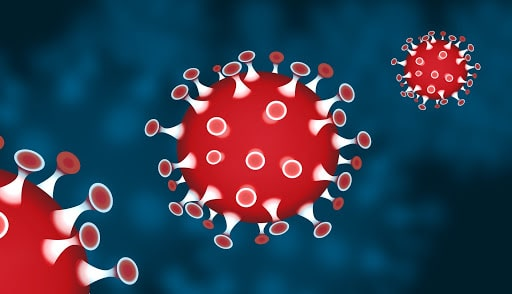
#> input picture covid.jpg, 512 x 294 px
$ jupyter execute --allow-errors clustering.ipynb   (shell and % lines are left out)
#> lines starting #> are read from the running program, lines starting #| are printed output that depends on the picture
# <font color=red> Compte rendu TP2 :Segmentation</font>
# Réalisé par:Sakly Amal(3DNIG1)

[cell 1]
import numpy as np
import cv2
from sklearn.cluster import KMeans
from sklearn.cluster import MiniBatchKMeans
import skimage.io

image = cv2.imread('covid.jpg')
#> image is the input picture: shape (294, 512, 3); mean B, G, R 83.1, 63, 53.5
(h1, w1) = image.shape[:2]
#> h1 = 294; w1 = 512

image = cv2.cvtColor(image, cv2.COLOR_BGR2LAB)
#> image: shape (294, 512, 3); mean of channels 0, 1, 2 76.6, 135.3, 120.4

image = image.reshape((image.shape[0] * image.shape[1], 3))

clt = KMeans(n_clusters = 3)

labels = clt.fit_predict(image)
quant = clt.cluster_centers_.astype("uint8")[labels]

#reshape the feature vectors to images
quant = quant.reshape((h1, w1, 3))
image = image.reshape((h1, w1, 3))

# convert from L*a*b* to RGB
quant = cv2.cvtColor(quant, cv2.COLOR_LAB2BGR)
image = cv2.cvtColor(image, cv2.COLOR_LAB2BGR)

cv2.imwrite('covid3.jpg', quant)
#> (the rest of this cell did not finish here and is left out)

#> (a cell that did not finish here is left out)

[cell 3]
import skimage.io
import matplotlib.pyplot as plt
img_path="covid.jpg"
img = skimage.io.imread(img_path)/255.0

def plotnoise(img, mode, r, c, i):
#> called with mode = 'gaussian', r = 4, c = 2, i = 1
    plt.subplot(r,c,i)
    if mode is not None:
        gimg = skimage.util.random_noise(img, mode=mode)
        plt.imshow(gimg)


    else:
        plt.imshow(img)
    plt.title(mode)
    plt.axis("off")

plt.figure(figsize=(18,24))
r=4
c=2
plotnoise(img, "gaussian", r,c,1)
plotnoise(img, "localvar", r,c,2)
plotnoise(img, "poisson", r,c,3)
plotnoise(img, "salt", r,c,4)
#> call 4 of plotnoise, with mode = 'salt', r = 4, c = 2, i = 4
#> in plotnoise (call 4), `gimg = skimage.util.random_noise(img, mode=mode)`:
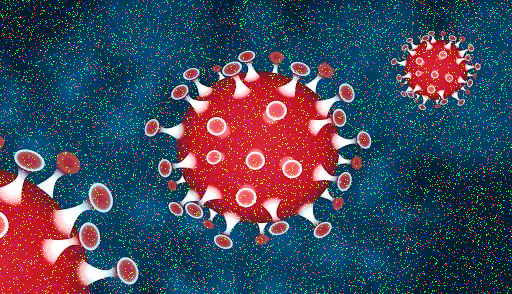
#> gimg: shape (294, 512, 3) float64; mean R, G, B 0.249, 0.285, 0.36
plotnoise(img, "pepper", r,c,5)
plotnoise(img, "s&p", r,c,6)
#> in plotnoise (call 6), `gimg = skimage.util.random_noise(img, mode=mode)`:
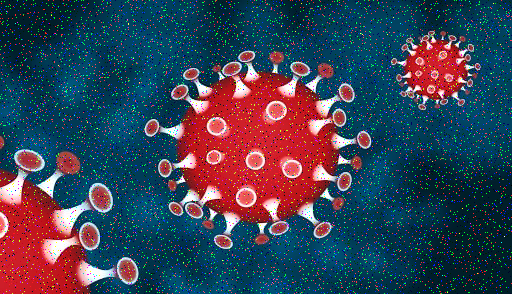
#> gimg: shape (294, 512, 3) float64; mean R, G, B 0.224, 0.259, 0.334
plotnoise(img, "speckle", r,c,7)
#> in plotnoise (call 7), `gimg = skimage.util.random_noise(img, mode=mode)`:
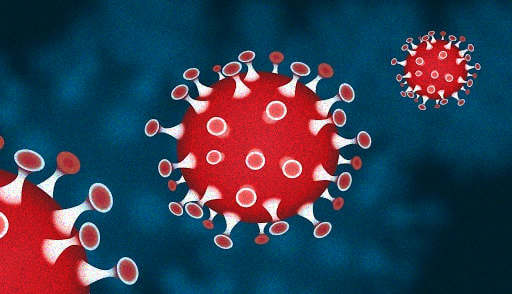
#> gimg: shape (294, 512, 3) float64; mean R, G, B 0.208, 0.246, 0.325
plotnoise(img, None, r,c,8)
plt.show()

[cell 4]
import numpy as np
import cv2
from matplotlib import pyplot as plt

img = cv2.imread('covid.jpg')
b,g,r = cv2.split(img)           # get b,g,r
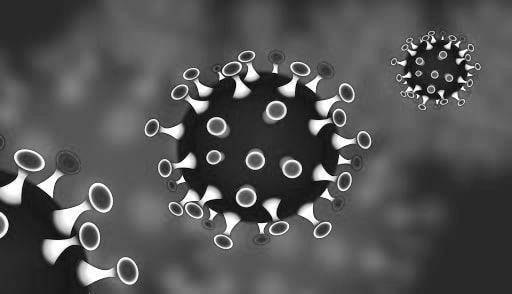
#> b: shape (294, 512); min 0, max 255, mean 83.1
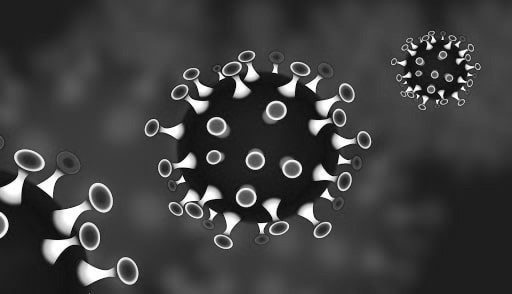
#> g: shape (294, 512); min 0, max 255, mean 63
rgb_img = cv2.merge([r,g,b])     # switch it to rgb

# Denoising
dst = cv2.fastNlMeansDenoisingColored(img,None,10,10,7,21)
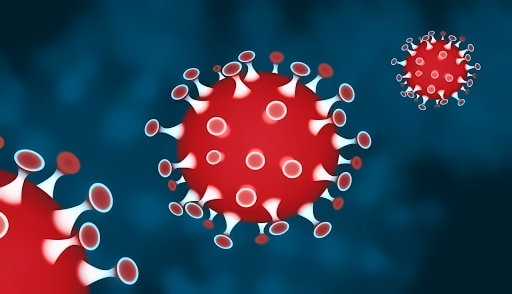
#> dst: shape (294, 512, 3); mean B, G, R 82.7, 62.4, 52.4

b,g,r = cv2.split(dst)           # get b,g,r
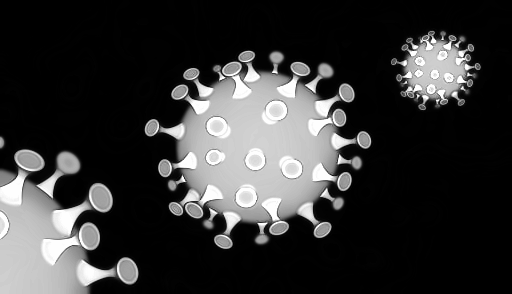
#> r: shape (294, 512); min 0, max 254, mean 52.4
rgb_dst = cv2.merge([r,g,b])     # switch it to rgb


plt.subplot(212),plt.imshow(rgb_dst)
plt.show()

[cell 5]
print("")

[cell 6]
print("")

[cell 7]
import skimage.io
import matplotlib.pyplot as plt
from ipywidgets import interact, interactive, fixed, interact_manual
import ipywidgets as widgets
img_path="covid.jpg"
img = skimage.io.imread(img_path)/255.0


def plotnoise(mode):
    img_path="covid.jpg"
    img = skimage.io.imread(img_path)/255.0
    #plt.subplot(r,c,i)
    if mode is not None:
        gimg = skimage.util.random_noise(img, mode=mode)
        plt.imshow(gimg)
    else:
        plt.imshow(img)
    plt.title(mode)
    plt.axis("off")


plt.figure(figsize=(18,24))
r=4
c=2
interact(plotnoise,mode=["Gaussian","Localvar","Poisson","Salt"]);
#> the sliders are set to mode = Gaussian
#> in plotnoise, `gimg = skimage.util.random_noise(img, mode=mode)`:
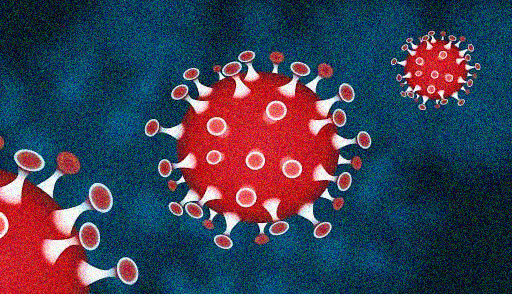
#> gimg: shape (294, 512, 3) float64; mean R, G, B 0.236, 0.248, 0.326
#> the sliders are set to k = 2


plt.show()

[cell 8]
def segm(k):
#> called with k = 2
    image = cv2.imread('covid.jpg')
    (h1, w1) = image.shape[:2]
#> h1 = 294; w1 = 512


    image = cv2.cvtColor(image, cv2.COLOR_BGR2LAB)


    image = image.reshape((image.shape[0] * image.shape[1], 3))


    clt = KMeans(n_clusters = k)


    labels = clt.fit_predict(image)
    quant = clt.cluster_centers_.astype("uint8")[labels]


#reshape the feature vectors to images
    quant = quant.reshape((h1, w1, 3))
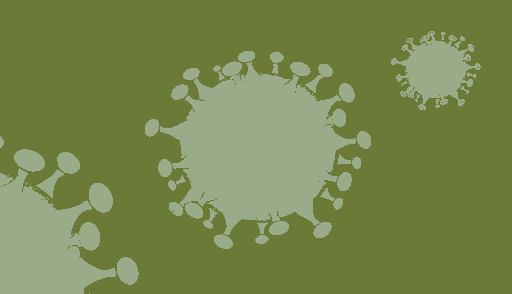
#> quant: shape (294, 512, 3); mean of channels 0, 1, 2 76, 134.7, 119.7; drawn as B, G, R
    image = image.reshape((h1, w1, 3))


# convert from L*a*b* to RGB
    quant = cv2.cvtColor(quant, cv2.COLOR_LAB2BGR)
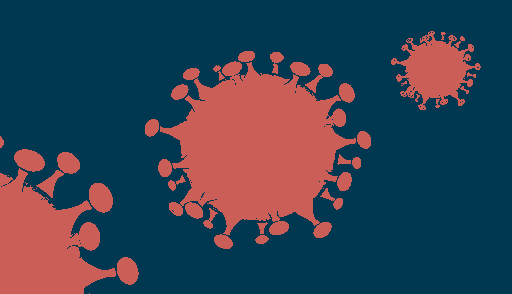
#> quant: shape (294, 512, 3); mean B, G, R 82.6, 65.8, 52.6
    image = cv2.cvtColor(image, cv2.COLOR_LAB2BGR)


    plt.figure(figsize=(10,11))
    cv2.imwrite('covid3.jpg', quant)
    return plt.imshow(image)
plt.show()
from ipywidgets import interact, interactive, fixed, interact_manual
import ipywidgets as widgets
interact(segm,k=widgets.IntSlider(min=2, max=4, step=1, value=2));
